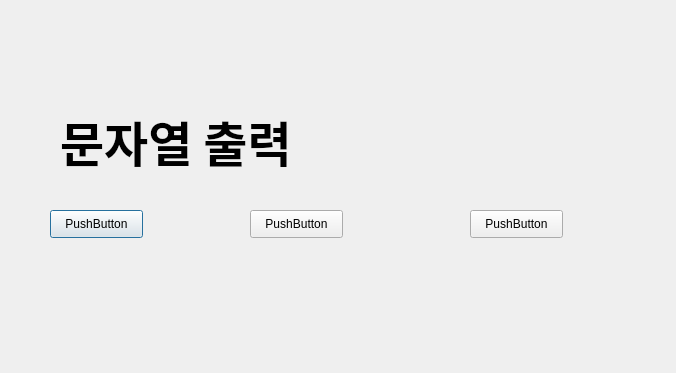
<?xml version="1.0" encoding="UTF-8"?>
<ui version="4.0">
 <class>Dialog</class>
 <widget class="QDialog" name="Dialog">
  <property name="geometry">
   <rect>
    <x>0</x>
    <y>0</y>
    <width>676</width>
    <height>373</height>
   </rect>
  </property>
  <property name="windowTitle">
   <string>Dialog</string>
  </property>
  <widget class="QLabel" name="label">
   <property name="geometry">
    <rect>
     <x>60</x>
     <y>40</y>
     <width>601</width>
     <height>201</height>
    </rect>
   </property>
   <property name="font">
    <font>
     <family>KoPubWorld돋움체 Bold</family>
     <pointsize>36</pointsize>
     <weight>75</weight>
     <bold>true</bold>
    </font>
   </property>
   <property name="text">
    <string>문자열 출력</string>
   </property>
  </widget>
  <widget class="QPushButton" name="pushButton">
   <property name="geometry">
    <rect>
     <x>50</x>
     <y>210</y>
     <width>93</width>
     <height>28</height>
    </rect>
   </property>
   <property name="text">
    <string>PushButton</string>
   </property>
  </widget>
  <widget class="QPushButton" name="pushButton_2">
   <property name="geometry">
    <rect>
     <x>250</x>
     <y>210</y>
     <width>93</width>
     <height>28</height>
    </rect>
   </property>
   <property name="text">
    <string>PushButton</string>
   </property>
  </widget>
  <widget class="QPushButton" name="pushButton_3">
   <property name="geometry">
    <rect>
     <x>470</x>
     <y>210</y>
     <width>93</width>
     <height>28</height>
    </rect>
   </property>
   <property name="text">
    <string>PushButton</string>
   </property>
  </widget>
 </widget>
 <resources/>
 <connections/>
</ui>
